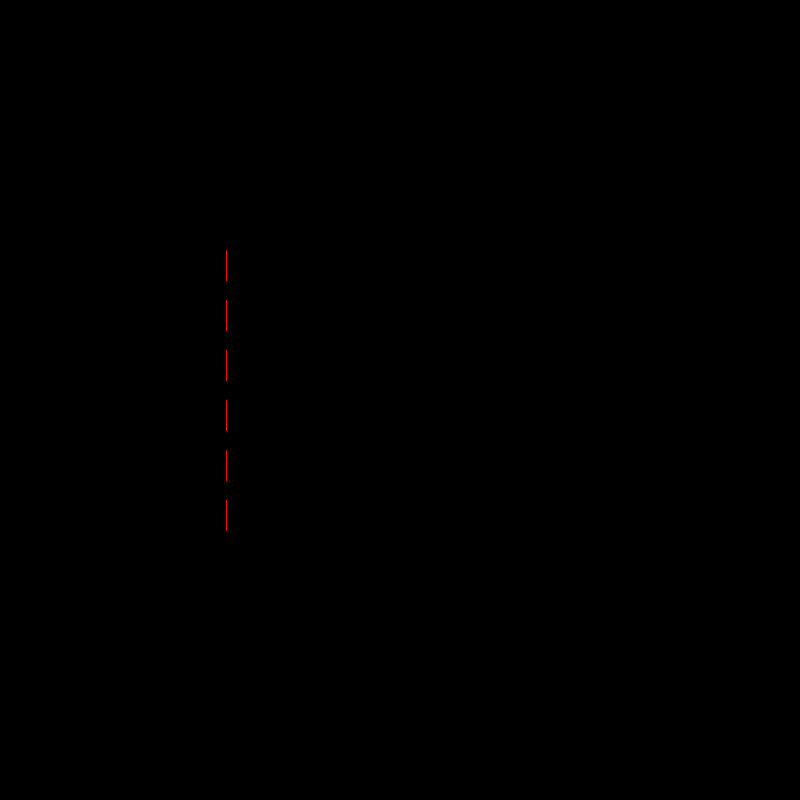
Frame 1 (no input)
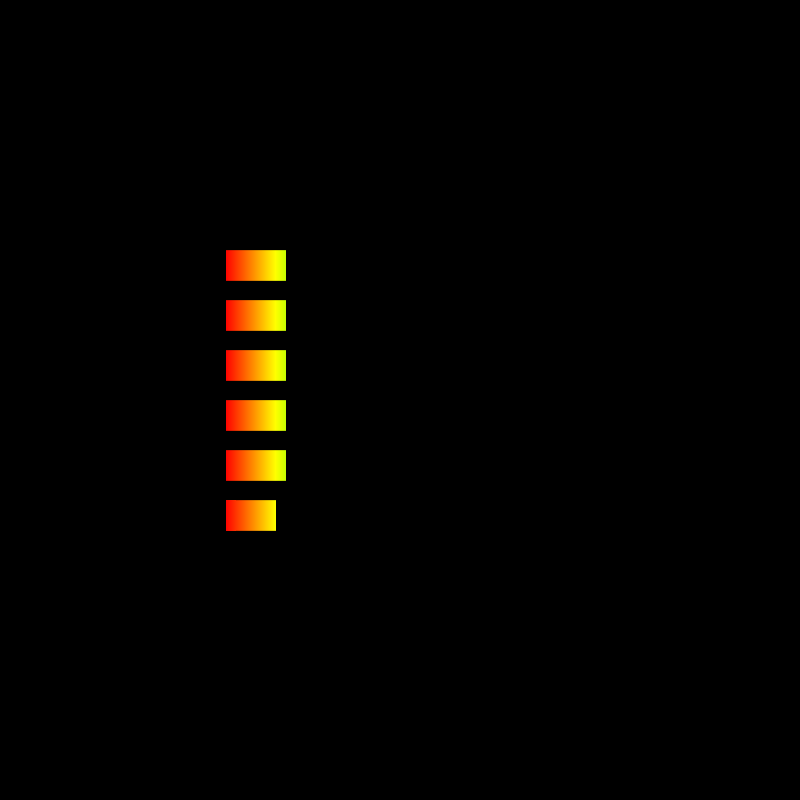
Frame 60 (the mouse pressed at the canvas centre just before this capture)
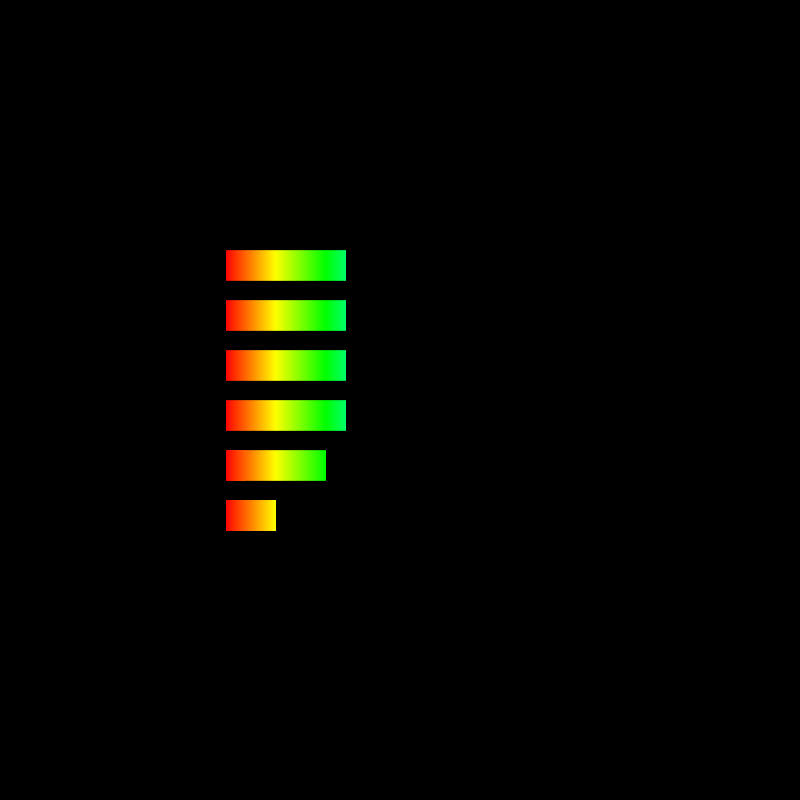
Frame 120 (the mouse held since frame 60 and released just before this capture)

The Processing sketch that drew these frames (run headless with seeded random() and noise(); from frame 60 on, the mouse is pressed at the canvas centre):

// Processing sketch: processing_94681
// ── processing_94681.pde

int y1 = 250;
int y2 = 280;
int s = 225;
int s2  = 225;
int s3 = 225;
int s4 = 225;
int s5 = 225;
int s6 = 225;
int counter = 225 ;
int x = width/2;
int y = 50;
int a = 0;

void setup() {
  size(800, 800);
  background (0);
  colorMode(HSB, 300);
}
void draw() {
  frameRate(60);
  linien();
}

void linien() {
  counter++;
  if (counter >= 1) {
    stroke(counter-225, 400, 400);
    line(counter, y1, counter, y2);

    if (counter >= 350+175) {
      background(0);
      counter = 225;
    }
  }

  //--------------------------------------------------------
  s++;
  if (s >= 1) {
    stroke(s-225, 400, 400);
    line(s, y1+50, s, y2+50);

    if (s >= 250+225) {
      //ellipse (30,30,30,30);
      s=250+225;
    }
  }
  if (counter == 349+175) {
    s=225;
  }
  //---------------------------------------------------
  s2++;
  if (s2 >= 1) {
    stroke(s2-225, 400, 400);
    line(s2, y1+100, s2, y2+100);
    
    if (s2 >= 200+225) {
      //ellipse (30,30,30,30);
      s2=225;
    }
  }
  if (counter == 349+175) {
    s2=225;
  }  
  //----------------------------------------
  s3++;
  if (s3 >= 1) {
    stroke(s3-225, 400, 400);
    line(s3, y1+150, s3, y2+150);

    if (s3 >= 150+225) {
      //ellipse (30,30,30,30);
      s3=225;
    }
  }
  if (counter == 349+175) {
    s3=225;
  }
  //----------------------------------------
  s4++;
  if (s4 >= 1) {
    stroke(s4-225, 400, 400);
    line(s4, y1+200, s4, y2+200);

    if (s4 >= 100+225) {
      //ellipse (30,30,30,30);
      s4=225;
    }
  }
  if (counter == 349+175) {
    s4=225;
  }
  //----------------------------------------
  s5++;
  if (s5 >= 1) {
    stroke(s5-225, 400, 400);
    line(s5, y1+250, s5, y2+250);

    if (s5 >= 50+225) {
      //ellipse (30,30,30,30);
      s5=225;
    }
  }
  if (counter == 349+175) {
    s5=225;
  }
 
}
